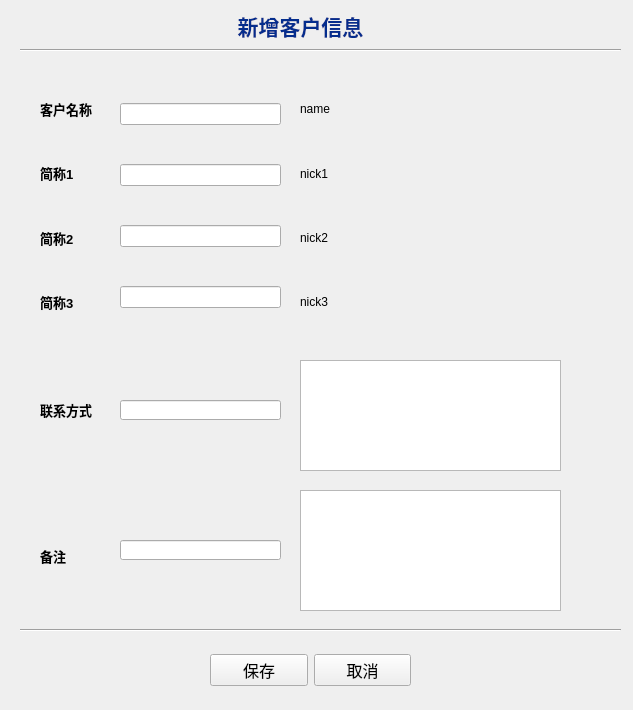
<?xml version="1.0" encoding="UTF-8"?>
<ui version="4.0">
 <class>Form</class>
 <widget class="QWidget" name="Form">
  <property name="geometry">
   <rect>
    <x>0</x>
    <y>0</y>
    <width>633</width>
    <height>710</height>
   </rect>
  </property>
  <property name="focusPolicy">
   <enum>Qt::StrongFocus</enum>
  </property>
  <property name="windowTitle">
   <string>Form</string>
  </property>
  <property name="autoFillBackground">
   <bool>true</bool>
  </property>
  <widget class="QTextBrowser" name="textBrowser_remark">
   <property name="geometry">
    <rect>
     <x>300</x>
     <y>490</y>
     <width>261</width>
     <height>121</height>
    </rect>
   </property>
   <property name="frameShadow">
    <enum>QFrame::Plain</enum>
   </property>
   <property name="lineWidth">
    <number>0</number>
   </property>
  </widget>
  <widget class="QLabel" name="label_13">
   <property name="geometry">
    <rect>
     <x>220</x>
     <y>10</y>
     <width>161</width>
     <height>31</height>
    </rect>
   </property>
   <property name="text">
    <string>&lt;html&gt;&lt;head/&gt;&lt;body&gt;&lt;p align=&quot;center&quot;&gt;&lt;span style=&quot; font-size:16pt; font-weight:600; color:#042d8d;&quot;&gt;新增客户信息&lt;/span&gt;&lt;/p&gt;&lt;/body&gt;&lt;/html&gt;</string>
   </property>
  </widget>
  <widget class="QWidget" name="verticalLayoutWidget">
   <property name="geometry">
    <rect>
     <x>40</x>
     <y>80</y>
     <width>61</width>
     <height>251</height>
    </rect>
   </property>
   <layout class="QVBoxLayout" name="verticalLayout">
    <item>
     <widget class="QLabel" name="label_2">
      <property name="text">
       <string>&lt;html&gt;&lt;head/&gt;&lt;body&gt;&lt;p&gt;&lt;span style=&quot; font-size:10pt; font-weight:600;&quot;&gt;客户名称&lt;/span&gt;&lt;/p&gt;&lt;/body&gt;&lt;/html&gt;</string>
      </property>
     </widget>
    </item>
    <item>
     <widget class="QLabel" name="label_3">
      <property name="text">
       <string>&lt;html&gt;&lt;head/&gt;&lt;body&gt;&lt;p&gt;&lt;span style=&quot; font-size:10pt; font-weight:600;&quot;&gt;简称1&lt;/span&gt;&lt;/p&gt;&lt;/body&gt;&lt;/html&gt;</string>
      </property>
     </widget>
    </item>
    <item>
     <widget class="QLabel" name="label_4">
      <property name="text">
       <string>&lt;html&gt;&lt;head/&gt;&lt;body&gt;&lt;p&gt;&lt;span style=&quot; font-size:10pt; font-weight:600;&quot;&gt;简称2&lt;/span&gt;&lt;/p&gt;&lt;/body&gt;&lt;/html&gt;</string>
      </property>
     </widget>
    </item>
    <item>
     <widget class="QLabel" name="label_5">
      <property name="text">
       <string>&lt;html&gt;&lt;head/&gt;&lt;body&gt;&lt;p&gt;&lt;span style=&quot; font-size:10pt; font-weight:600;&quot;&gt;简称3&lt;/span&gt;&lt;/p&gt;&lt;/body&gt;&lt;/html&gt;</string>
      </property>
     </widget>
    </item>
   </layout>
  </widget>
  <widget class="QWidget" name="verticalLayoutWidget_2">
   <property name="geometry">
    <rect>
     <x>120</x>
     <y>70</y>
     <width>161</width>
     <height>271</height>
    </rect>
   </property>
   <layout class="QVBoxLayout" name="verticalLayout_2">
    <item>
     <widget class="QLineEdit" name="lineEdit_name"/>
    </item>
    <item>
     <widget class="QLineEdit" name="lineEdit_nick1"/>
    </item>
    <item>
     <widget class="QLineEdit" name="lineEdit_nick2"/>
    </item>
    <item>
     <widget class="QLineEdit" name="lineEdit_nick3"/>
    </item>
   </layout>
  </widget>
  <widget class="QWidget" name="verticalLayoutWidget_3">
   <property name="geometry">
    <rect>
     <x>300</x>
     <y>80</y>
     <width>261</width>
     <height>251</height>
    </rect>
   </property>
   <layout class="QVBoxLayout" name="verticalLayout_3">
    <item>
     <widget class="QLabel" name="label_name">
      <property name="text">
       <string>name</string>
      </property>
     </widget>
    </item>
    <item>
     <widget class="QLabel" name="label_nick1">
      <property name="text">
       <string>nick1</string>
      </property>
     </widget>
    </item>
    <item>
     <widget class="QLabel" name="label_nick2">
      <property name="text">
       <string>nick2</string>
      </property>
     </widget>
    </item>
    <item>
     <widget class="QLabel" name="label_nick3">
      <property name="text">
       <string>nick3</string>
      </property>
     </widget>
    </item>
   </layout>
  </widget>
  <widget class="QTextBrowser" name="textBrowser_contact">
   <property name="geometry">
    <rect>
     <x>300</x>
     <y>360</y>
     <width>261</width>
     <height>111</height>
    </rect>
   </property>
   <property name="frameShadow">
    <enum>QFrame::Plain</enum>
   </property>
   <property name="lineWidth">
    <number>0</number>
   </property>
  </widget>
  <widget class="QLabel" name="label_7">
   <property name="geometry">
    <rect>
     <x>40</x>
     <y>530</y>
     <width>59</width>
     <height>52</height>
    </rect>
   </property>
   <property name="text">
    <string>&lt;html&gt;&lt;head/&gt;&lt;body&gt;&lt;p&gt;&lt;span style=&quot; font-size:10pt; font-weight:600;&quot;&gt;备注&lt;/span&gt;&lt;/p&gt;&lt;/body&gt;&lt;/html&gt;</string>
   </property>
  </widget>
  <widget class="QLabel" name="label_6">
   <property name="geometry">
    <rect>
     <x>40</x>
     <y>380</y>
     <width>59</width>
     <height>61</height>
    </rect>
   </property>
   <property name="text">
    <string>&lt;html&gt;&lt;head/&gt;&lt;body&gt;&lt;p&gt;&lt;span style=&quot; font-size:10pt; font-weight:600;&quot;&gt;联系方式&lt;/span&gt;&lt;/p&gt;&lt;/body&gt;&lt;/html&gt;</string>
   </property>
  </widget>
  <widget class="QLineEdit" name="lineEdit_contact">
   <property name="geometry">
    <rect>
     <x>120</x>
     <y>400</y>
     <width>161</width>
     <height>20</height>
    </rect>
   </property>
  </widget>
  <widget class="QLineEdit" name="lineEdit_remark">
   <property name="geometry">
    <rect>
     <x>120</x>
     <y>540</y>
     <width>161</width>
     <height>20</height>
    </rect>
   </property>
  </widget>
  <widget class="QWidget" name="horizontalLayoutWidget">
   <property name="geometry">
    <rect>
     <x>210</x>
     <y>640</y>
     <width>201</width>
     <height>61</height>
    </rect>
   </property>
   <layout class="QHBoxLayout" name="horizontalLayout">
    <item>
     <widget class="QPushButton" name="pushButton_save">
      <property name="font">
       <font>
        <family>宋体</family>
        <pointsize>12</pointsize>
        <weight>50</weight>
        <bold>false</bold>
       </font>
      </property>
      <property name="text">
       <string>保存</string>
      </property>
     </widget>
    </item>
    <item>
     <widget class="QPushButton" name="pushButton_cancel">
      <property name="font">
       <font>
        <family>宋体</family>
        <pointsize>12</pointsize>
        <weight>50</weight>
        <bold>false</bold>
       </font>
      </property>
      <property name="text">
       <string>取消</string>
      </property>
     </widget>
    </item>
   </layout>
  </widget>
  <widget class="Line" name="line_3">
   <property name="geometry">
    <rect>
     <x>20</x>
     <y>40</y>
     <width>601</width>
     <height>20</height>
    </rect>
   </property>
   <property name="orientation">
    <enum>Qt::Horizontal</enum>
   </property>
  </widget>
  <widget class="Line" name="line_4">
   <property name="geometry">
    <rect>
     <x>20</x>
     <y>620</y>
     <width>601</width>
     <height>20</height>
    </rect>
   </property>
   <property name="orientation">
    <enum>Qt::Horizontal</enum>
   </property>
  </widget>
 </widget>
 <resources/>
 <connections>
  <connection>
   <sender>lineEdit_name</sender>
   <signal>textChanged(QString)</signal>
   <receiver>label_name</receiver>
   <slot>setText(QString)</slot>
   <hints>
    <hint type="sourcelabel">
     <x>211</x>
     <y>151</y>
    </hint>
    <hint type="destinationlabel">
     <x>336</x>
     <y>152</y>
    </hint>
   </hints>
  </connection>
  <connection>
   <sender>lineEdit_nick1</sender>
   <signal>textChanged(QString)</signal>
   <receiver>label_nick1</receiver>
   <slot>setText(QString)</slot>
   <hints>
    <hint type="sourcelabel">
     <x>214</x>
     <y>208</y>
    </hint>
    <hint type="destinationlabel">
     <x>356</x>
     <y>180</y>
    </hint>
   </hints>
  </connection>
  <connection>
   <sender>lineEdit_nick2</sender>
   <signal>textChanged(QString)</signal>
   <receiver>label_nick2</receiver>
   <slot>setText(QString)</slot>
   <hints>
    <hint type="sourcelabel">
     <x>173</x>
     <y>260</y>
    </hint>
    <hint type="destinationlabel">
     <x>344</x>
     <y>274</y>
    </hint>
   </hints>
  </connection>
  <connection>
   <sender>lineEdit_nick3</sender>
   <signal>textChanged(QString)</signal>
   <receiver>label_nick3</receiver>
   <slot>setText(QString)</slot>
   <hints>
    <hint type="sourcelabel">
     <x>206</x>
     <y>312</y>
    </hint>
    <hint type="destinationlabel">
     <x>362</x>
     <y>329</y>
    </hint>
   </hints>
  </connection>
  <connection>
   <sender>lineEdit_contact</sender>
   <signal>textChanged(QString)</signal>
   <receiver>textBrowser_contact</receiver>
   <slot>setText(QString)</slot>
   <hints>
    <hint type="sourcelabel">
     <x>216</x>
     <y>298</y>
    </hint>
    <hint type="destinationlabel">
     <x>367</x>
     <y>308</y>
    </hint>
   </hints>
  </connection>
  <connection>
   <sender>lineEdit_remark</sender>
   <signal>textChanged(QString)</signal>
   <receiver>textBrowser_remark</receiver>
   <slot>setText(QString)</slot>
   <hints>
    <hint type="sourcelabel">
     <x>248</x>
     <y>374</y>
    </hint>
    <hint type="destinationlabel">
     <x>379</x>
     <y>369</y>
    </hint>
   </hints>
  </connection>
 </connections>
 <slots>
  <slot>saveToSqlite()</slot>
 </slots>
</ui>
